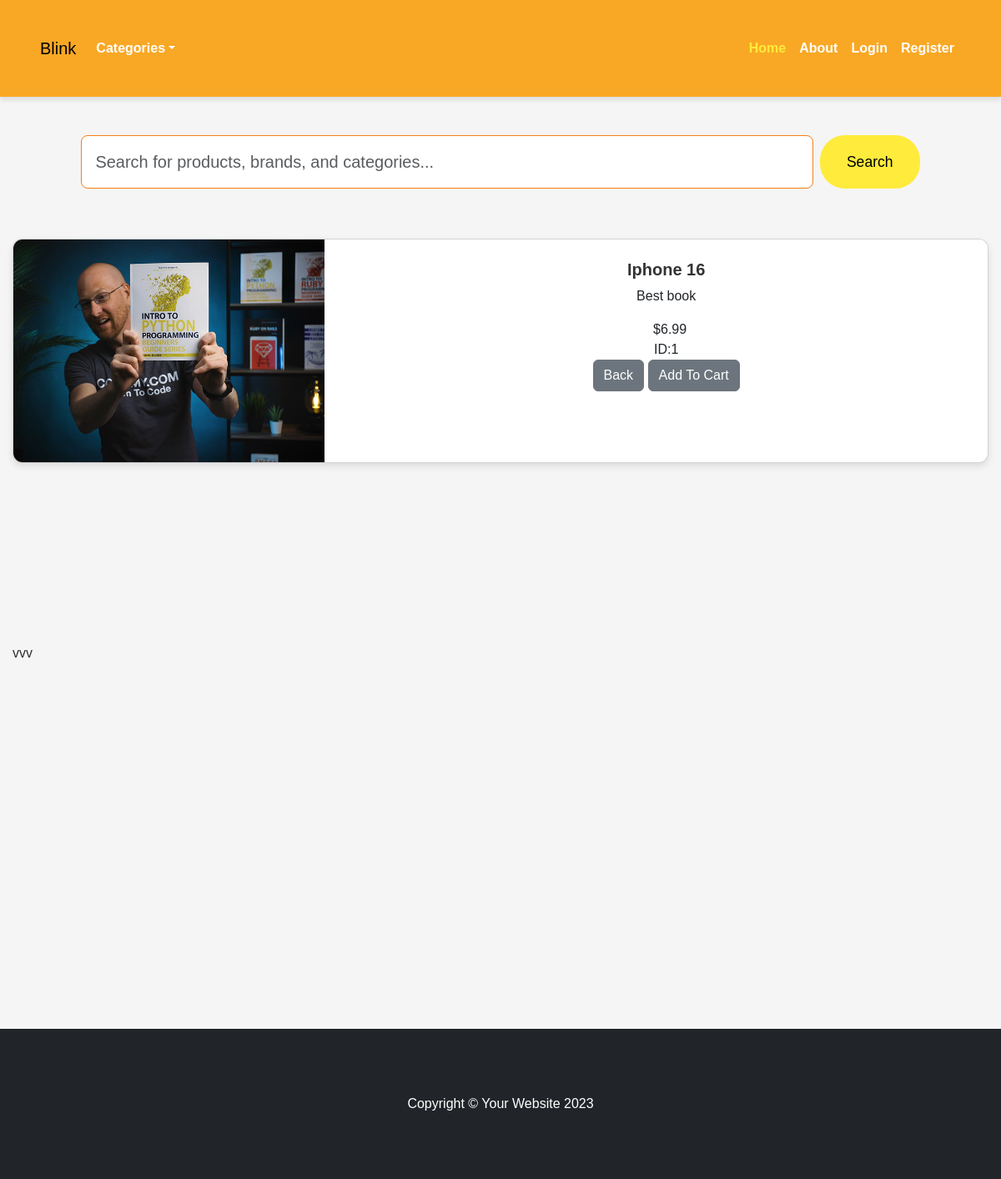
Page /product/1 on the committed database.
### core/models.py (models this page shows, shortened)
class Product(models.Model):
    name = models.CharField(max_length=200)
    category = models.ForeignKey(Category, on_delete=models.CASCADE)
    images = models.ImageField(upload_to='uploads/product/')
    price = models.DecimalField(default=0, max_digits=6, decimal_places=2)
    discription = models.CharField(max_length=250)
    created_at = models.DateField(default=datetime.datetime.today)
    is_price = models.BooleanField(default=False)
    sale_price = models.DecimalField(default=0, max_digits=6, decimal_places= 2)

### core/views.py (the view)
# urls.py: path('product/<int:pk>', views.product, name='product'),
def product(request, pk):
    product = Product.objects.get(id=pk)
    return render(request, 'core/product.html', {'product':product})

### core/templates/core/product.html (shortened to what this page needs)
{% extends 'core/base.html' %}
{% block content %}
<div class="container">
  <div class="card mn-3">
    <div class="row g-o">
      <div class="col-md-4">
        <img src="{{product.images.url}} " class="img-fluid rounded-start" alt="...."/>
      </div>
      <div class="col-md-8">
        <div class="card-body">
          <center>
            <h5 class="card-title"> {{product.name}} </h5>
            <p class="text-title justify"> {{product.discription}} </p>
          &nbsp;
          ${{product.sale_price}} <br>
          ID:{{product.id}} <br>
          <a href="{% url 'home' %}" class="btn btn-secondary">Back</a>
        <button type="button" value="{{product.id}}" id="add- cart" class="btn btn-secondary">Add To Cart</button>
        </div>
      </div>
    </div>
  </div>
  <br><br> <br><br><br><br><br><br><br>vvv<br><br><br><br><br><br><br><br><br><br><br>
</div>
{% endblock %}

### core/templates/core/navbar.html (style rules this page uses)
body { background-color: #f5f5f5; font-family: 'Arial', sans-serif; color: #333; }
.container { max-width: 1200px; margin: auto; padding: 30px 15px; }
.card { border-radius: 12px; overflow: hidden; transition: transform 0.3s ease-in-out; box-shadow: 0 4px 8px rgba(0, 0, 0, 0.1); }
.card-body { background-color: #fff; padding: 1.5rem; }
.card-title { font-size: 1.25rem; font-weight: bold; color: #333; }

### rows in the picture
Product: images (picture), name "Iphone 16", discription "Best book", sale_price "6.99", id "1"
